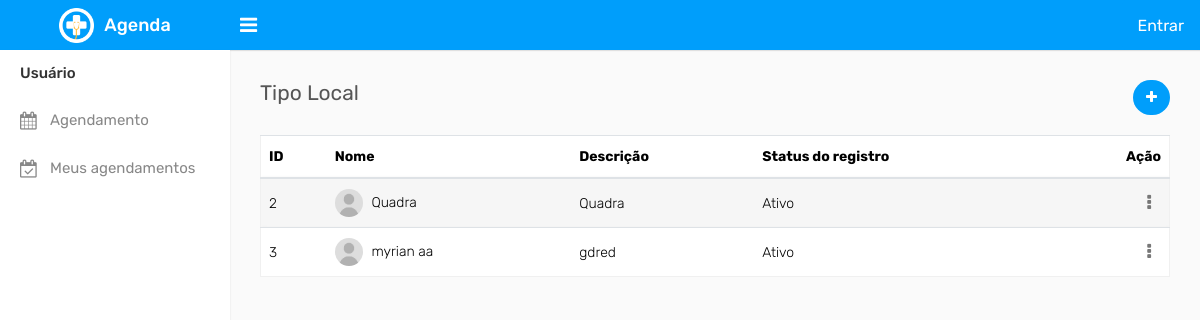
/listaTipoLocal.php, run on an earlier commit of the app's database.
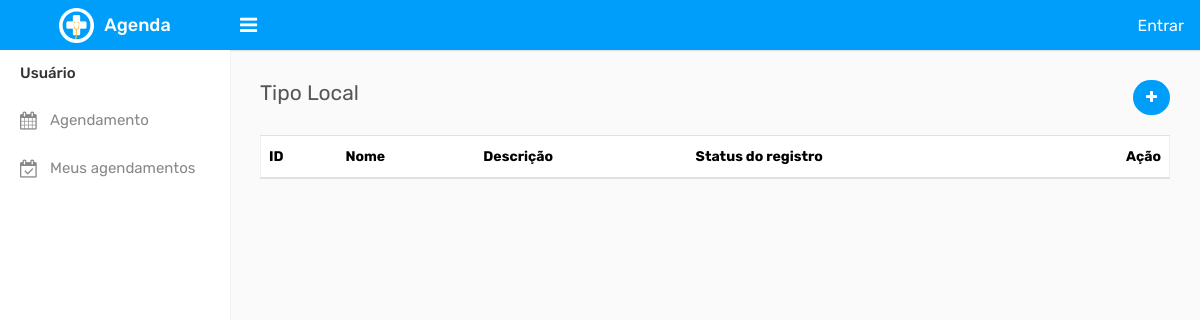
And on a later commit of the database.
### tables this page shows
CREATE TABLE IF NOT EXISTS `tipo_local` (
  `id` int NOT NULL AUTO_INCREMENT,
  `nome` varchar(100) NOT NULL,
  `descricao` text,
  `statusRegistro` int DEFAULT '1' COMMENT '1 - Ativo, 2 - Inativo',
  `criado_em` timestamp NULL DEFAULT CURRENT_TIMESTAMP,
  `atualizado_em` timestamp NULL DEFAULT CURRENT_TIMESTAMP ON UPDATE CURRENT_TIMESTAMP,
  PRIMARY KEY (`id`)
);

### library/Database.php (called while the page is built, shortened)
<?php
class Database
{
    function dbConect()
    {
        try {
            $conn = new PDO(
                "mysql:host=localhost;dbname=marcacao_locais",
                "root",
                "",
                array(PDO::MYSQL_ATTR_INIT_COMMAND => 'SET NAMES utf8')
            );
            $conn->setAttribute(PDO::ATTR_ERRMODE, PDO::ERRMODE_EXCEPTION);
            return $conn;
        } catch (Exception $ex) {
            echo '<p style="color: red;">ERROR: '. $ex->getMessage(). "</p>";
        }
    }
    function dbSelect($query, $tipoRetorno = 'all', $dados = [])
    {
        try {
            $conn = $this->dbConect();
            $data = $conn->prepare($query);
            $data->execute($dados);
            if ($tipoRetorno == "all") {
                return $data->fetchAll();
            } else {
                return $data->fetch(PDO::FETCH_OBJ);
            }
        } catch (Exception $ex) {
            echo '<p style="color: red;">ERROR: '. $ex->getMessage(). "</p>";
            return [];
        }
    }
}

### helpers/Formulario.php (called while the page is built, shortened)
<?php
    function getStatusDescricao($status)
    {
        if ($status == 1) {
            return "Ativo";
        } elseif ($status == 2) {
            return "Inativo";
        } else {
            return "...";
        }
    }

### listaTipoLocal.php (the view, shortened to what this page needs)
<?php
    require_once 'comuns/cabecalho.php';
    require_once "library/Database.php";
    require_once "helpers/Formulario.php";
    $db = new Database();
    $data = $db->dbSelect("SELECT * FROM tipo_local");
    ?>
        <div class="page-wrapper">
            <div class="content">
                <div class="row">
                    <div class="col-sm-4 col-3">
                        <h4 class="page-title">Tipo Local</h4>
                    </div>
                    <div class="col-sm-8 col-9 text-right m-b-20">
                        <a href="formTipoLocal.php?acao=insert" class="btn btn btn-primary btn-rounded float-right"><i class="fa fa-plus"></i></a>
                    </div>
                </div>
				<div class="row">
					<div class="col-md-12">
						<div class="table-responsive">
							<table id="tbListaTipoLocal" class="table table-border table-striped custom-table mb-0">
								<thead>
									<tr>
                                        <th>ID</th>
                                        <th>Nome</th>
                                        <th>Descrição</th>
										<th>Status do registro</th>
										<th class="text-right">Ação</th>
									</tr>
								</thead>
								<tbody>
                                <?php
                                    foreach ($data as $row) {
                                        ?>
									<tr>
                                        <td><?= $row['id'] ?></td>
										<td><img width="28" height="28" src="assets/img/user.jpg" class="rounded-circle m-r-5" alt=""> <?= $row['nome'] ?></td>
										<td><?= $row['descricao'] ?></td>
										<td><?= getStatusDescricao($row['statusRegistro']) ?></td>
										<td class="text-right">
											<div class="dropdown dropdown-action">
												<a href="#" class="action-icon dropdown-toggle" data-toggle="dropdown" aria-expanded="false"><i class="fa fa-ellipsis-v"></i></a>
											</div>
										</td>
                                    </tr>
                                <?php
                                    }
                                        ?>
								</tbody>
							</table>
						</div>
					</div>
                </div>
            </div>
        </div>
<?php
    require_once 'comuns/rodape.php';
?>

What changed in the data, as far as the page shows it:
removed tipo_local: id "2", nome "Quadra", descricao "Quadra", statusRegistro "Ativo"
removed tipo_local: id "3", nome "myrian aa", descricao "gdred", statusRegistro "Ativo"
